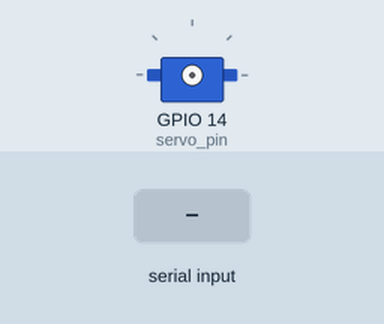
Recording of a program running on a simulated Raspberry Pi (BCM pin numbers). Parts: servo. Inputs (shaded band) come from the test bench. Servo angles are drawn from the pulse width (0.5 ms = 0°, 2.5 ms = 180°); what the program prints to the terminal is not drawn.

Above: at 1.2 s.
1.3 s: "5" typed at the terminal, then Enter
2.8 s: "90" typed at the terminal, then Enter
At 4.0 s:
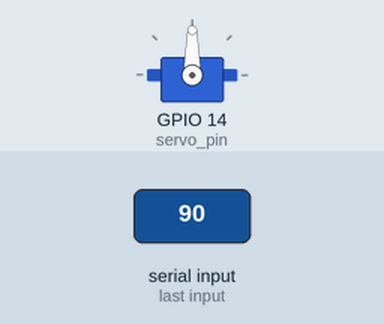
4.3 s: "200" typed at the terminal, then Enter
At 5.1 s:
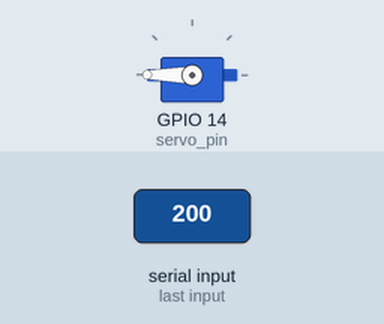
Timing chart, 0 to 7.3 s (numbered marks = the images above; inputs shaded):
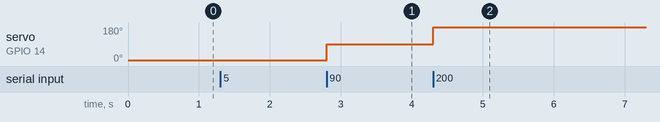

The program:

ex07_PWM_Servo.py
```python
import RPi.GPIO as GPIO
import time

servo_pin = 14

GPIO.setmode(GPIO.BCM)
GPIO.setup(servo_pin, GPIO.OUT)

servo = GPIO.PWM(servo_pin, 50)
servo.start(0)

try:
    while True:
        # servo.ChangeDutyCycle(7.5) # 90도
        # print("90")
        # time.sleep(1)

        # servo.ChangeDutyCycle(12.5) # 180도
        # print("180")
        # time.sleep(1)

        # servo.ChangeDutyCycle(2.5) # 0도
        # print("0")
        # time.sleep(1)

        angle = float(input('각도 : '))
        dc = (10 / 180) * angle + 2.5

        servo.ChangeDutyCycle(dc)
except KeyboardInterrupt:
    servo.stop()
    GPIO.cleanup()
```

Measured:
- after the input at 2.8 s, servo on GPIO 14 (servo_pin): 5° → 90° at once
- after the input at 4.3 s, servo on GPIO 14 (servo_pin): 90° → 180° at once
